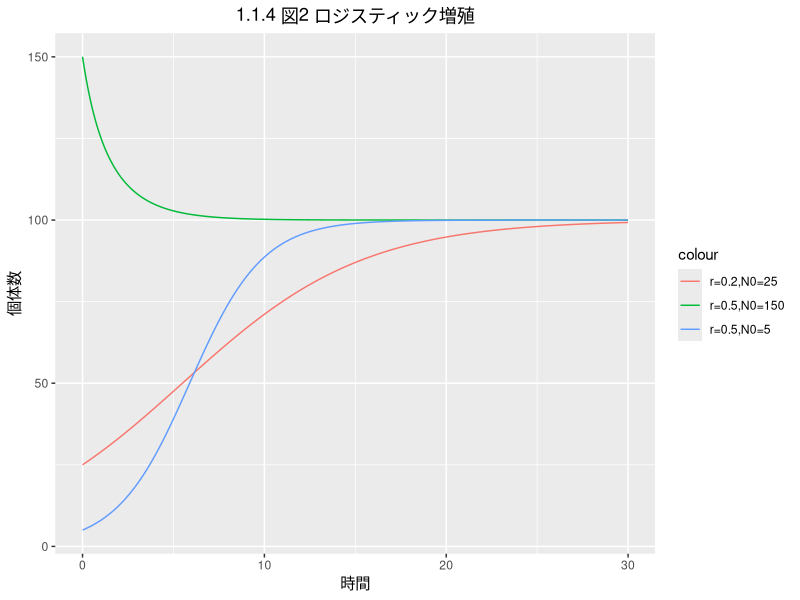

Source code (R):
library(tidyverse)
rm(list=objects())

# setting
N01 <- 25
N02 <- 150
N03 <- 5
R02 <- 0.2
R05 <- 0.5
generation <- 300
K <- 100

Result <- data_frame(
  ge = 0,
  N2R_05 = N02,
  N1R_02 = N01,
  N3R_05 = N03,
)

C <- function(N0){
  C <- (K-N0)/N0
  return(C)
}

# equation
for (t in 1:generation){
  t <- t/10   #なめらかにするために細かく値をとっている
  N3R_5 <- K/(1+C(N03)*exp(R05*(-1)*t)) 
  N1R_2 <- K/(1+C(N01)*exp(R02*(-1)*t)) 
  N2R_5 <- K/(1+C(N02)*exp(R05*(-1)*t))
  Result[nrow(Result)+1,] <- list(t,N2R_5,N1R_2,N3R_5)
}

figure <- ggplot(Result,aes(ge))+
  geom_path(aes(y=N2R_05,color ="r=0.5,N0=150"))+
  geom_path(aes(y=N1R_02,color ="r=0.2,N0=25"))+
  geom_path(aes(y=N3R_05,color ="r=0.5,N0=5"))+
  labs(title = "1.1.4 図2 ロジスティック増殖",x = "時間", y= "個体数")+
  theme(plot.title = element_text(hjust = 0.5))


figure